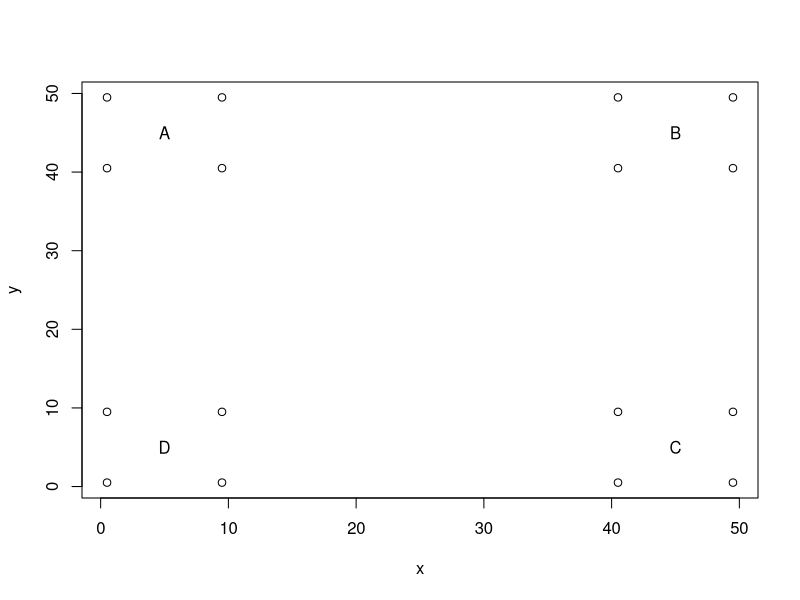

R code for this plot:
library(readxl)

dat_All <- read_xlsx('./data/180926-AllRawData.xlsx',
                     sheet = 'All')
dat_SItes <- read_xlsx('./data/180926-AllRawData.xlsx',
                     sheet = 'SItes')

# fix column names replacing spaces with "_"
names(dat_All) <- sub(" ", "_", names(dat_All), fixed=T)
names(dat_All) <- sub(".", "_", names(dat_All), fixed=T)

names(dat_SItes) <- sub(" ", "_", names(dat_SItes), fixed=T)
names(dat_SItes) <- sub(".", "_", names(dat_SItes), fixed=T)
names(dat_SItes) <- sub("(", "", names(dat_SItes), fixed=T)
names(dat_SItes) <- sub(")", "", names(dat_SItes), fixed=T)

# rename Site to Site_Name so that a conflict does not arise
names(dat_SItes)[1] <- "Site_Name"

# fix Site variable in dat_All
dat_All$Site <- ifelse(dat_All$Site == "CATALOOCHEE", "CATA",
                       dat_All$Site)

# merge subplot ids into site data
site_dat <- merge(dat_All[ , c("Code", "Site", "Subplot", "Sample")],
                 dat_SItes, by.x = "Site", by.y = "Site_Code",
                 all.x = TRUE)

# compute new coordinates based upon sampling design
# see ./figs/plot_design.pdf

calc_coord <- function(x, y, subplot, sample) {
    for(i in seq_along(x)) {
        if (subplot[i] == "A" | subplot[i] == "D")
            x[i] = x[i] - 20
        else 
            x[i] = x[i] + 20
        if (subplot[i] == "A" | subplot[i] == "B")
            y[i] = y[i] + 20
        else
            y[i] = y[i] - 20
        if (sample[i] == 1 | sample[i] == 4) 
            x[i] = x[i] - 4.5
        else
            x[i] = x[i] + 4.5
        if (sample[i] == 1 | sample[i] == 2)
            y[i] = y[i] + 4.5
        else
            y[i] = y[i] - 4.5
    }
    return(data.frame(x, y))
}
    
tst_coords <- data.frame(x = rep(25,16),
                        y = rep(25, 16),
                        subplot = rep(c("A","B","C","D"), each=4),
                        sample = rep(1:4, 4))

new_coords <- with(tst_coords, calc_coord(x, y, subplot, sample))
centroids <- aggregate(new_coords, list(tst_coords$subplot), mean)

pdf('./figs/coord_convert_test.pdf')
plot(new_coords)
text(centroids[1, c('x', 'y')], labels = "A")
text(centroids[2, c('x', 'y')], labels = "B")
text(centroids[3, c('x', 'y')], labels = "C")
text(centroids[4, c('x', 'y')], labels = "D")
dev.off()

coords <- with(site_dat, calc_coord(UTM_E, UTM_N, Subplot, Sample))
site_dat <- cbind(site_dat, coords)
row.names(site_dat) = site_dat$Code


# export cleaned site and comm data to file

write.csv(site_dat, file = './data/site_dat.csv')

dat_All = as.data.frame(dat_All)
row.names(dat_All) = dat_All$Code

write.csv(dat_All[ , -(1:4)], file = './data/comm_dat.csv')
